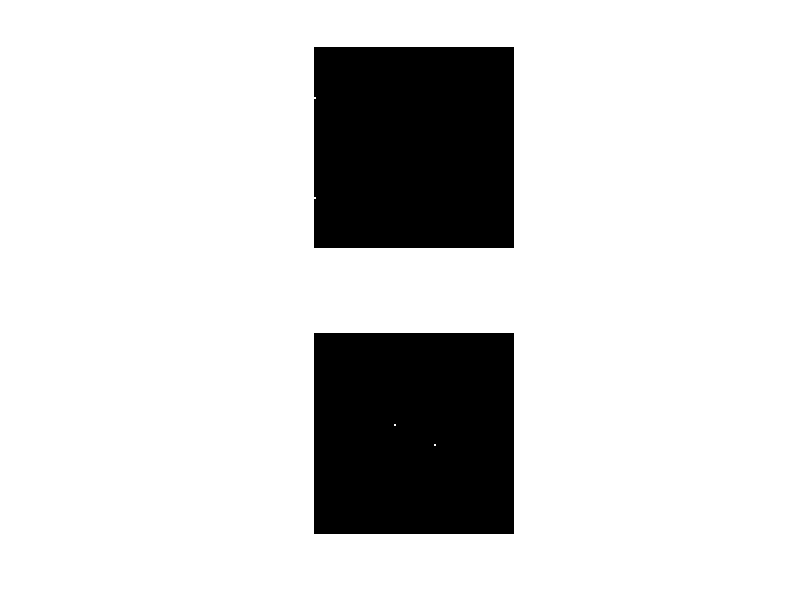

This chart was generated by the following MATLAB code:
fx = 10;
fy = 20;

fs = 2*max(fx,fy);
T = 1/fs;

for i=1:100
  for j = 1:100
   I(i,j) = sin(2*pi*T*((fx*(i-1))+(fy*(j-1))));
 endfor
 endfor
 
subplot(2,1,1);
Y = log(1+fftshift(abs(fft2(I))));
imshow(Y);

fs = 10*max(fx,fy);
T = 1/fs;

for i=1:100
  for j = 1:100
   I(i,j) = sin(2*pi*T*((fx*(i-1))+(fy*(j-1))));
 endfor
 endfor
 
subplot(2,1,2);
Y = log(1+fftshift(abs(fft2(I))));
imshow(Y);
